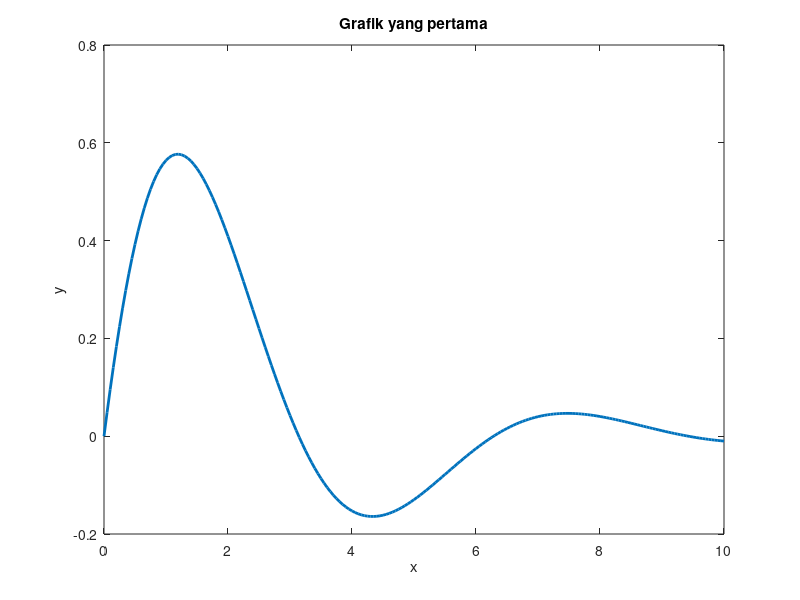

The MATLAB source for this figure:
n=201;
delx=10/(n-1);
for k=1:n
    x(k)=(k-1)*delx;
    y(k)=sin(x(k))*exp(-0.4*x(k));
end
%plot(x,y)
plot(x,y,'linewidth',2)
title('Grafik yang pertama')
xlabel('x');ylabel('y')